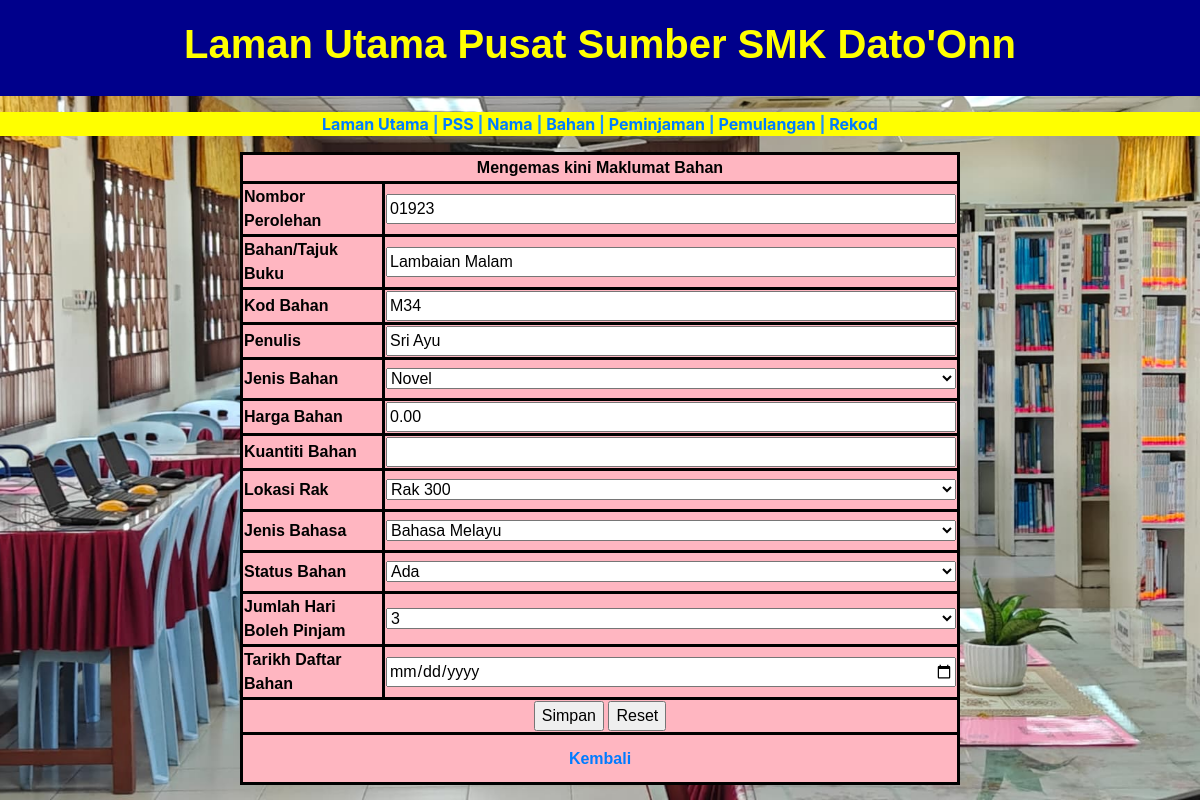
/PSS_book_update.php?bookid=01923, run on the app's committed database.
### tables this page shows
CREATE TABLE `buku` (
  `book_id` int(11) NOT NULL,
  `no_perolehan` varchar(50) NOT NULL,
  `tajuk` varchar(255) NOT NULL,
  `kod_buku` varchar(50) NOT NULL,
  `penulis` varchar(255) DEFAULT NULL,
  `jenis_buku` varchar(255) NOT NULL,
  `harga` decimal(10,2) DEFAULT NULL,
  `lokasi_rak` varchar(50) NOT NULL,
  `jenis_bahasa` enum('Bahasa Melayu','English','Mandarin','Tamil','Bahasa Arab') NOT NULL,
  `status_buku` enum('Ada','Tiada','Rosak','Hilang','Dipinjam') NOT NULL,
  `jumlah_hari_pinjaman` enum('2','3','Tidak Boleh Dipinjam') NOT NULL,
  `daftar_buku` date DEFAULT NULL
);

### PSS_book_update.php (the view, shortened to what this page needs)
<?php
include('dblibrary.php');
$sql = "SELECT nama_rak FROM senarai_rak";
$result = $conn->query($sql);
$rakOptions = [];
if ($result->num_rows > 0) {
    while ($row = $result->fetch_assoc()) {
        $rakOptions[] = $row['nama_rak'];
    }
}
$sql = "SELECT jenis_bahan FROM senarai_jenis_buku";
$result = $conn->query($sql);
$jenis_bukuOptions = [];
if ($result->num_rows > 0) {
    while ($row = $result->fetch_assoc()) {
        $jenis_bukuOptions[] = $row['jenis_bahan'];
    }
}
if (isset($_GET['bookid'])) {
    $bookid = $_GET['bookid'];
    $sql = "SELECT * FROM buku WHERE no_perolehan = '$bookid'";
    $result = $conn->query($sql);
    if ($result && $result->num_rows > 0) {
        $rows = $result->fetch_assoc();
        $tajuk1 = $rows['tajuk'];
        $kod = $rows['kod_buku'];
        $tulis = $rows['penulis'];
        $book_type = $rows['jenis_buku'];
        $price = $rows['harga'];
        $location = $rows['lokasi_rak'];
        $bahasa = $rows['jenis_bahasa'];
        $bookstatus = $rows['status_buku'];
        $dayforbook = $rows['jumlah_hari_pinjaman'];
        $book_year = $rows['daftar_buku'];
    } else {
        echo "Tiada buku dijumpai dengan Nombor Perolehan ini";
        exit();
    }
} else {
    echo "Ralat: Tiada Nombor Perolehan diberikan";
    exit();
}
?>
<!DOCTYPE html>
<html lang="en">
  <head>
	<link rel="stylesheet" type="text/css" href="config/css/PSS.css">
    <link href="css/bootstrap-4.4.1.css" rel="stylesheet">
  </head>
	 <body>
	<main class="menu_content">
	  <header class="PSS_header">
		  <h1 align="center"><strong>Laman Utama Pusat Sumber SMK Dato'Onn</strong></h1>
	  </header>
		<p>
	  <section class="PSS_section"><strong>
		  <a href="library_pss_page.php">Laman Utama</a> | <a href="PSS_list.php">PSS</a> | <a href="PSS_senarai_nama.php">Nama</a> | <a href="PSS_Book.php">Bahan</a> | <a href="PSS_senarai_peminjam.php">Peminjaman</a> | <a href="PSS_senarai_pulang.php">Pemulangan</a> | <a href="PSS_History.php">Rekod</a></strong>
	  </section></p>
		 <form id="form4" name="form4" method="post" enctype="multipart/form-data">
    <table class="form_bahan" width="60%" height="218" border="1" cellpadding="1" cellspacing="1" align="center">
        <tbody>
            <tr>
                <td colspan="2" align="center"><strong>Mengemas kini Maklumat Bahan</strong></td>
            </tr>
            <tr>
                <td width="174" align="left"><strong>Nombor Perolehan</strong></td>
                <td><input type="text" id="bookID" name="bookID" value="<?php echo isset($bookid) ? $bookid : ''; ?>" style="width:570px;" required></td>
            </tr>
			 <tr>
                <td align="left"><strong>Bahan/Tajuk Buku</strong></td>
                <td><input type="text" id="txttajuk" name="txttajuk" value="<?php echo isset($tajuk1) ? $tajuk1 : ''; ?>" style="width:570px;" ></td>
            </tr>
			 <tr>
                <td width="174" align="left"><strong>Kod Bahan</strong></td>
                <td><input type="text" id="txtkod" name="txtkod" value="<?php echo isset($kod) ? $kod : ''; ?>" style="width:570px;" ></td>
            </tr>
			<tr>
                <td width="174" align="left"><strong>Penulis</strong></td>
                <td><input type="text" id="txttulis" name="txttulis" value="<?php echo isset($tulis) ? $tulis : ''; ?>" style="width:570px;" ></td>
            </tr>
            <tr>
                <td height="41" align="left"><strong>Jenis Bahan</strong></td>
                <td>
					<select name="jenis_buku1" id="jenis_buku1" style="width:570px;">
                  <?php foreach ($jenis_bukuOptions as $jenis_bahan): ?>
                    <option value="<?= $jenis_bahan; ?>" <?= ($book_type == $jenis_bahan) ? 'selected' : ''; ?>><?= $jenis_bahan; ?></option>
                  <?php endforeach; ?>
                </select>
                </td>
            </tr>
			<tr>
                <td width="174" align="left"><strong>Harga Bahan</strong></td>
                <td><input type="text" id="txtprice" name="txtprice" value="<?php echo isset($price) ? $price : ''; ?>" style="width:570px;" ></td>
            </tr>
			<tr>
                <td width="174" align="left"><strong>Kuantiti Bahan</strong></td>
                <td><input type="text" id="txtqty" name="txtqty" size="20" value="<?php echo isset($bookqty) ? $bookqty : ''; ?>"  style="width:570px;"></td>
            </tr>
            <tr>
                <td height="41" align="left"><strong>Lokasi Rak</strong></td>
                <td>
				<select name="lokasitxt" id="lokasitxt" style="width:570px;">
                  <?php foreach ($rakOptions as $nama_rak): ?>
                    <option value="<?= $nama_rak; ?>" <?= ($location == $nama_rak) ? 'selected' : ''; ?>><?= $nama_rak; ?></option>
                  <?php endforeach; ?>
                </select>
			  </td>
            </tr>
            <tr>
                <td height="41" align="left"><strong>Jenis Bahasa</strong></td>
                <td>
                    <select name="bahasatxt" id="bahasatxt" style="width:570px;">
                        <?php
                        $enum_values = ["Bahasa Melayu", "English", "Mandarin", "Tamil", "Bahasa Arab"];
                        foreach ($enum_values as $value) {
                      echo '<option value="' . $value . '" ' . ($bahasa == $value ? 'selected' : '') . '>' . $value . '</option>';
                  }
                        ?>
                    </select>
                </td>
            </tr>
			<tr>
                <td height="41" align="left"><strong>Status Bahan</strong></td>
                <td>
                    <select name="stabuku2" id="stabuku2" style="width:570px;">
						<?php
                  $enum_values = ["Ada", "Tiada", "Rosak", "Hilang"];
                  foreach ($enum_values as $value) {
                      echo '<option value="' . $value . '" ' . ($bookstatus == $value ? 'selected' : '') . '>' . $value . '</option>';
                  }
                  ?>
                    </select>
                </td>
            </tr>
            <tr>
                <td height="41" align="left"><strong>Jumlah Hari Boleh Pinjam</strong></td>
                <td>
                    <select name="txthari" id="txthari" style="width:570px;">
                        <?php
                        $enum_values = ["2", "3", "Tidak Boleh Dipinjam"];
                        foreach ($enum_values as $value) {
                      echo '<option value="' . $value . '" ' . ($dayforbook == $value ? 'selected' : '') . '>' . $value . '</option>';
                  }
                        ?>
                    </select>
                </td>
            </tr>
           <tr>
              <td align="left"><strong>Tarikh Daftar Bahan</strong></td>
              <td><input type="date" id="date_book" name="date_book" value="<?php echo isset($book_year) ? $$book_year : ''; ?>" style="width:570px;"></td>
            </tr>
            <tr>
                <td colspan="2" align="center">
					<input type="submit" name="SaveChanges" value="Simpan">
					<input type="reset" value="Reset">
              </td>
				<tr><td colspan="2"  align="center" height="50"><strong><a href="PSS_Book.php">Kembali</a></strong></td></tr>
            </tr>
        </tbody>
    </table>
</form>
</main>
</body>
</html>

### config/css/PSS.css (style rules this page uses)
body { font-family: Arial, sans-serif; margin: 0; padding: 0; background-color: #f8f9fa; }
.PSS_header { text-align: center; background-color: darkblue; padding: 20px; }
.PSS_header h1 { font-family: Arial, sans-serif; font-weight: 400; color: yellow; }
.PSS_section { color: dodgerblue; background-color: yellow; text-align: center; text-decoration-color: black; }
.form_bahan { font-family: Arial, sans-serif; color: black; background-color: lightpink; text-align: center; }
table, th, td { border: 3px solid black; border-collapse: collapse; }

### data on the page
buku: txttajuk "Lambaian Malam", txtkod "M34", txttulis "Sri Ayu", jenis_buku1 "Novel", txtprice "0.00", lokasitxt "Rak 300", bahasatxt "Bahasa Melayu", stabuku2 "Ada", txthari "3"
